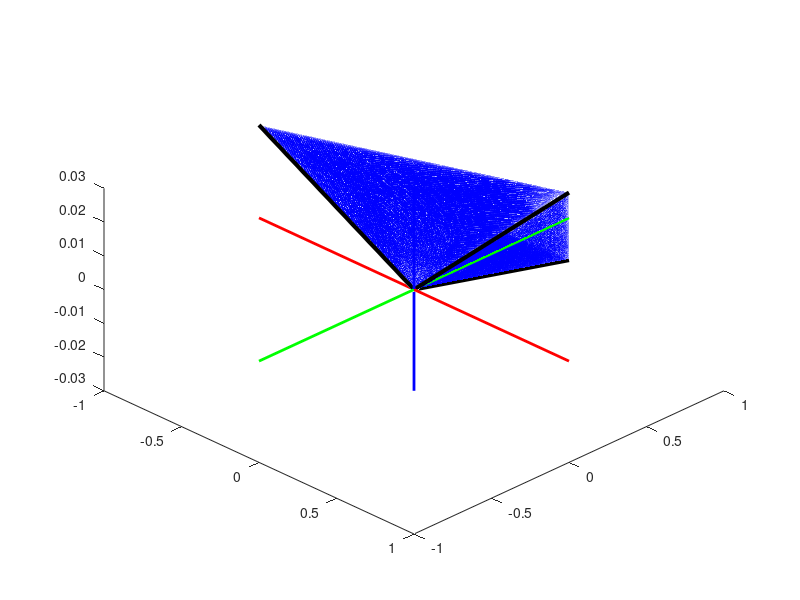

MATLAB code for this plot:
clear;

% 力の成分
f1 = [0 1 0];
f2 = [-1 0 0];
f3 = [0 1 0];

% 位置ベクトル
l1 = [0.0075 0.03 0];
l2 = [0.005 0.0275 0];
l3 = [-0.0125 0.03 0];

moment_f1 = [];
moment_f2 = [];
moment_f3 = [];

for i = 0:0.005:1
    edit_f1 = i * f1;
    edit_f2 = i * f2;
    edit_f3 = i * f3;

    now_moment1 = cross(l1, edit_f1);
    now_moment2 = cross(l2, edit_f2);
    now_moment3 = cross(l3, edit_f3);

    wrench_f1 = [edit_f1(1) edit_f1(2) now_moment1(3)];
    wrench_f2 = [edit_f2(1) edit_f2(2) now_moment2(3)];
    wrench_f3 = [edit_f3(1) edit_f3(2) now_moment3(3)];

    moment_f1 = [moment_f1; wrench_f1];
    moment_f2 = [moment_f2; wrench_f2];
    moment_f3 = [moment_f3; wrench_f3];

end

m1 = moment_f1;
m2 = moment_f2;
m3 = moment_f3;


point1 = [];
point2 = [];
point3 = [];

hold on;

for i = 1:length(m1)
    % m1とm3の点間の距離を計算
    d = norm(m1(i,:) - m2(i,:));
    if d >= 0 % 点間の距離が1未満の場合に点を生成
        % 線分上の点を均等に生成
        t = linspace(0, 1, 100); % ここで生成する点の数を調整
        for k = t
            newPoint = (1-k)*m1(i,:) + k*m2(i,:);
            point1 = [point1; newPoint];
        end
    end
end

point1_x = reshape(point1(:, 1), [], 5);
point1_y = reshape(point1(:, 2), [], 5);
point1_z = reshape(point1(:, 3), [], 5);

s1 = surf(point1_x, point1_y, point1_z, 'FaceColor', 'b', 'EdgeColor', 'none','FaceAlpha', 0.25);

for i = 1:length(m2)
    % m1とm3の点間の距離を計算
    d = norm(m2(i,:) - m3(i,:));
    if d >= 0 % 点間の距離が1未満の場合に点を生成
        % 線分上の点を均等に生成
        t = linspace(0, 1, 100); % ここで生成する点の数を調整
        for k = t
            newPoint = (1-k)*m2(i,:) + k*m3(i,:);
            point2 = [point2; newPoint];
        end
    end
end

point2_x = reshape(point2(:, 1), [], 5);
point2_y = reshape(point2(:, 2), [], 5);
point2_z = reshape(point2(:, 3), [], 5);

s2 = surf(point2_x, point2_y, point2_z, 'FaceColor', 'b', 'EdgeColor', 'none','FaceAlpha', 0.25);

for i = 1:length(m3)
    % m1とm3の点間の距離を計算
    d = norm(m3(i,:) - m1(i,:));
    if d >= 0 % 点間の距離が1未満の場合に点を生成
        % 線分上の点を均等に生成
        t = linspace(0, 1, 100); % ここで生成する点の数を調整
        for k = t
            newPoint = (1-k)*m3(i,:) + k*m1(i,:);
            point3 = [point3; newPoint];
        end
    end
end

point3_x = reshape(point3(:, 1), [], 5);
point3_y = reshape(point3(:, 2), [], 5);
point3_z = reshape(point3(:, 3), [], 5);

s3 = surf(point3_x, point3_y, point3_z, 'FaceColor', 'b', 'EdgeColor', 'none','FaceAlpha', 0.25);

vertex = [];

vertex = [vertex; moment_f1(1, :)];
vertex = [vertex; moment_f1(end, :)];
plot3(vertex(:, 1), vertex(:, 2), vertex(:, 3), 'k', 'LineWidth', 3);

vertex = [];
vertex = [vertex; moment_f2(1, :)];
vertex = [vertex; moment_f2(end, :)];
plot3(vertex(:, 1), vertex(:, 2), vertex(:, 3), 'k', 'LineWidth', 3);

vertex = [];
vertex = [vertex; moment_f3(1, :)];
vertex = [vertex; moment_f3(end, :)];
plot3(vertex(:, 1), vertex(:, 2), vertex(:, 3), 'k', 'LineWidth', 3);

xlim([-1 1]);
ylim([-1 1]);
zlim([-0.03 0.03]);

% X軸
line([min(get(gca, 'XLim')) max(get(gca, 'XLim'))], [0 0], [0 0], 'Color', 'red', 'LineWidth', 2);

% Y軸
line([0 0], [min(get(gca, 'YLim')) max(get(gca, 'YLim'))], [0 0], 'Color', 'green', 'LineWidth', 2);

% Z軸
line([0 0], [0 0], [min(get(gca, 'ZLim')) max(get(gca, 'ZLim'))], 'Color', 'blue', 'LineWidth', 2);

view(45, 45);